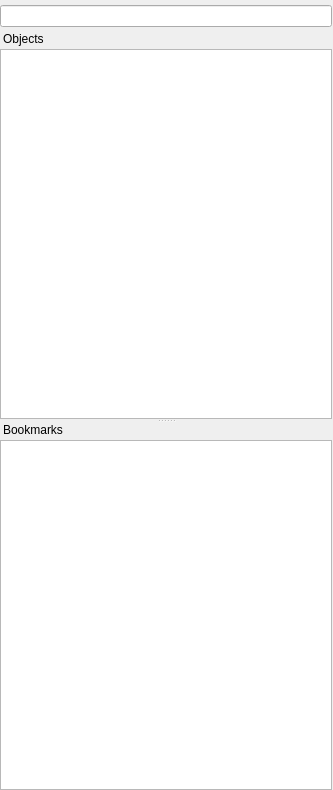
<?xml version="1.0" encoding="UTF-8"?>
<ui version="4.0">
 <class>ProjectViewWidget</class>
 <widget class="QWidget" name="ProjectViewWidget">
  <property name="geometry">
   <rect>
    <x>0</x>
    <y>0</y>
    <width>333</width>
    <height>790</height>
   </rect>
  </property>
  <property name="windowTitle">
   <string>Form</string>
  </property>
  <layout class="QVBoxLayout" name="verticalLayout_2">
   <property name="spacing">
    <number>0</number>
   </property>
   <property name="leftMargin">
    <number>0</number>
   </property>
   <property name="topMargin">
    <number>5</number>
   </property>
   <property name="rightMargin">
    <number>1</number>
   </property>
   <property name="bottomMargin">
    <number>0</number>
   </property>
   <item>
    <widget class="QSplitter" name="splitter">
     <property name="orientation">
      <enum>Qt::Vertical</enum>
     </property>
     <widget class="QWidget" name="layoutWidget1">
      <layout class="QVBoxLayout" name="verticalLayout">
       <property name="spacing">
        <number>0</number>
       </property>
       <item>
        <layout class="QHBoxLayout" name="horizontalLayout">
         <property name="spacing">
          <number>3</number>
         </property>
         <property name="leftMargin">
          <number>0</number>
         </property>
         <property name="bottomMargin">
          <number>5</number>
         </property>
         <item>
          <widget class="U2::SearchBox" name="nameFilterEdit">
           <property name="maxLength">
            <number>1000</number>
           </property>
          </widget>
         </item>
        </layout>
       </item>
       <item>
        <widget class="QLabel" name="objectsLabel">
         <property name="text">
          <string>Objects</string>
         </property>
         <property name="alignment">
          <set>Qt::AlignBottom|Qt::AlignLeading|Qt::AlignLeft</set>
         </property>
         <property name="indent">
          <number>3</number>
         </property>
        </widget>
       </item>
       <item>
        <widget class="U2::EditableTreeView" name="documentTreeWidget">
         <property name="contextMenuPolicy">
          <enum>Qt::CustomContextMenu</enum>
         </property>
         <property name="acceptDrops">
          <bool>true</bool>
         </property>
         <property name="showDropIndicator" stdset="0">
          <bool>true</bool>
         </property>
         <property name="dragEnabled">
          <bool>true</bool>
         </property>
         <property name="dragDropOverwriteMode">
          <bool>true</bool>
         </property>
         <property name="dragDropMode">
          <enum>QAbstractItemView::DragDrop</enum>
         </property>
         <property name="uniformRowHeights">
          <bool>true</bool>
         </property>
         <property name="headerHidden">
          <bool>true</bool>
         </property>
        </widget>
       </item>
      </layout>
     </widget>
     <widget class="QWidget" name="layoutWidget2">
      <layout class="QVBoxLayout" name="bookmarksLayout">
       <property name="spacing">
        <number>0</number>
       </property>
       <item>
        <widget class="QLabel" name="bookmarksLabel">
         <property name="text">
          <string>Bookmarks</string>
         </property>
         <property name="alignment">
          <set>Qt::AlignBottom|Qt::AlignLeading|Qt::AlignLeft</set>
         </property>
         <property name="indent">
          <number>3</number>
         </property>
        </widget>
       </item>
       <item>
        <widget class="QTreeWidget" name="viewTreeWidget">
         <property name="uniformRowHeights">
          <bool>true</bool>
         </property>
         <property name="headerHidden">
          <bool>true</bool>
         </property>
         <column>
          <property name="text">
           <string/>
          </property>
         </column>
        </widget>
       </item>
      </layout>
     </widget>
    </widget>
   </item>
  </layout>
 </widget>
 <customwidgets>
  <customwidget>
   <class>U2::EditableTreeView</class>
   <extends>QTreeView</extends>
   <header location="global">U2Gui/EditableTreeView.h</header>
  </customwidget>
  <customwidget>
   <class>U2::SearchBox</class>
   <extends>QLineEdit</extends>
   <header location="global">U2Gui/SearchBox.h</header>
  </customwidget>
 </customwidgets>
 <resources/>
 <connections/>
</ui>
